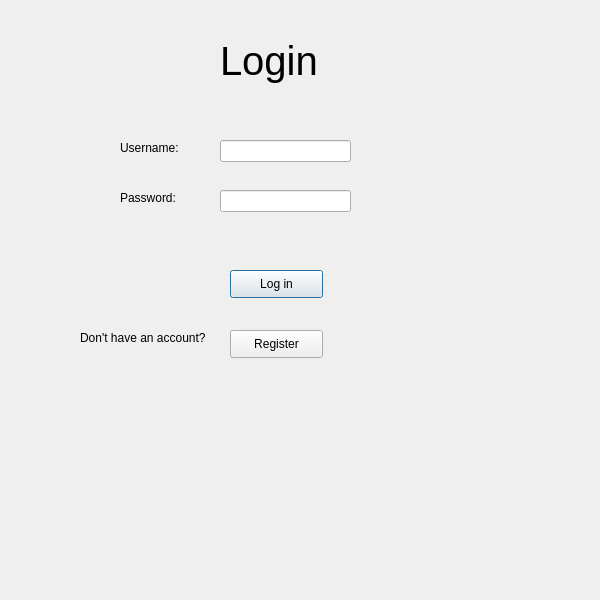
<?xml version="1.0" encoding="UTF-8"?>
<ui version="4.0">
 <class>Dialog</class>
 <widget class="QDialog" name="Dialog">
  <property name="geometry">
   <rect>
    <x>0</x>
    <y>0</y>
    <width>600</width>
    <height>600</height>
   </rect>
  </property>
  <property name="windowTitle">
   <string>Dialog</string>
  </property>
  <property name="autoFillBackground">
   <bool>true</bool>
  </property>
  <property name="styleSheet">
   <string notr="true">background-image: url(:/testimage/movie.jpg);</string>
  </property>
  <widget class="QLabel" name="label">
   <property name="geometry">
    <rect>
     <x>120</x>
     <y>140</y>
     <width>91</width>
     <height>16</height>
    </rect>
   </property>
   <property name="text">
    <string>Username:</string>
   </property>
  </widget>
  <widget class="QLabel" name="label_2">
   <property name="geometry">
    <rect>
     <x>120</x>
     <y>190</y>
     <width>81</width>
     <height>16</height>
    </rect>
   </property>
   <property name="text">
    <string>Password:</string>
   </property>
  </widget>
  <widget class="QLabel" name="label_3">
   <property name="geometry">
    <rect>
     <x>220</x>
     <y>20</y>
     <width>311</width>
     <height>81</height>
    </rect>
   </property>
   <property name="font">
    <font>
     <pointsize>30</pointsize>
    </font>
   </property>
   <property name="text">
    <string>Login</string>
   </property>
  </widget>
  <widget class="QLineEdit" name="usernameEntry">
   <property name="geometry">
    <rect>
     <x>220</x>
     <y>140</y>
     <width>131</width>
     <height>22</height>
    </rect>
   </property>
  </widget>
  <widget class="QLineEdit" name="passwordEntry">
   <property name="geometry">
    <rect>
     <x>220</x>
     <y>190</y>
     <width>131</width>
     <height>22</height>
    </rect>
   </property>
  </widget>
  <widget class="QPushButton" name="loginButton">
   <property name="geometry">
    <rect>
     <x>230</x>
     <y>270</y>
     <width>93</width>
     <height>28</height>
    </rect>
   </property>
   <property name="text">
    <string>Log in</string>
   </property>
  </widget>
  <widget class="QPushButton" name="registerButton">
   <property name="geometry">
    <rect>
     <x>230</x>
     <y>330</y>
     <width>93</width>
     <height>28</height>
    </rect>
   </property>
   <property name="text">
    <string>Register</string>
   </property>
  </widget>
  <widget class="QLabel" name="label_4">
   <property name="geometry">
    <rect>
     <x>80</x>
     <y>330</y>
     <width>141</width>
     <height>16</height>
    </rect>
   </property>
   <property name="text">
    <string>Don't have an account?</string>
   </property>
  </widget>
  <widget class="QLabel" name="loginError">
   <property name="geometry">
    <rect>
     <x>104</x>
     <y>240</y>
     <width>351</width>
     <height>20</height>
    </rect>
   </property>
   <property name="font">
    <font>
     <weight>75</weight>
     <bold>true</bold>
    </font>
   </property>
   <property name="text">
    <string/>
   </property>
   <property name="alignment">
    <set>Qt::AlignCenter</set>
   </property>
  </widget>
 </widget>
 <resources>
  <include location="../test.qrc"/>
 </resources>
 <connections/>
</ui>
